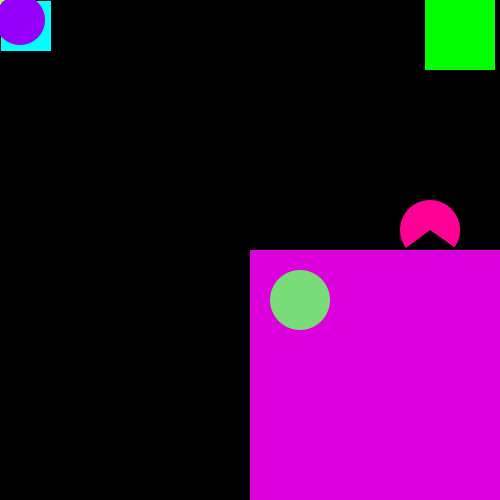
Frame 1 (no input)
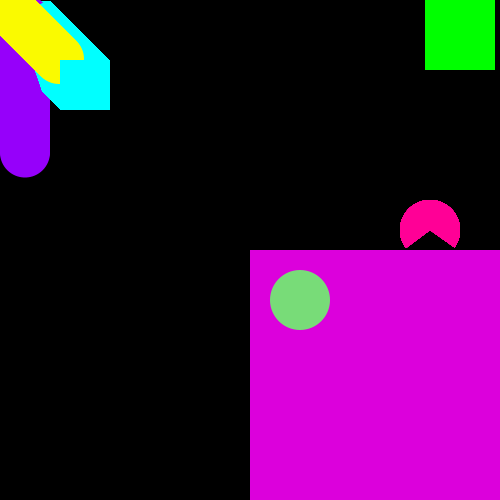
Frame 60 (the mouse pressed at the canvas centre just before this capture)
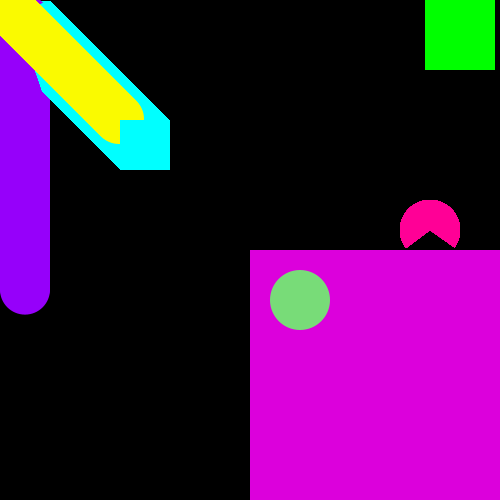
Frame 120 (the mouse held since frame 60 and released just before this capture)

The Processing sketch that drew these frames (run headless with seeded random() and noise(); from frame 60 on, the mouse is pressed at the canvas centre):

// Processing sketch: chain_reaction_1
// ── chain_reaction_1.pde
float x;
float y;
float e=300;
float b=300;
float z=430;
float n=230;
float f=20;
float dz=20;
float speed=2.285;
float state=0;
void setup(){
  size(500,500);
  background(0);
 
} 
void draw(){
  fill(250,250,0);
  noStroke();
  ellipse(x,y,50,50);
  x++;
  y++;
  if (x>250){
    y=240;
  }
  fill (220,0,220);
  noStroke();
  rect(250,250,250,250);
  fill(120,220,120);
  ellipse(e,b,60,60);
  if (x>=(e+10)){
    x--;
    e++;
  }
  if (e>=390){
    e=390;
    b+=10;
  }
  fill (300,0, 150);
 arc(z,n,60,60,2.5,6.9);
 if (e>=(z-10)){
   e--;
 

 }
 fill (0,256,300);
 rect(x,y,50,50);

 fill (150,0,250);
 ellipse(f,dz,50,50);
 if(state==0){
   f=f-speed;
 if(f<25){
   f=25;
   state=2;
 }
 }
 
 else if (state==2){
   dz=dz+speed;
   if(dz>height-20){
     dz=height-20;
     state=3;
   }
 } 
 else if ( state==3){
   f=f+speed;
   if (f>width-50){
     f=width-50;
     state=4;
   }
 }
 else if (state==4){
   dz=dz-speed;
   if (dz<0){
     dz=0;
     state=4;
   }
 }
 fill(0,256,0);
 rect(425,0,70,70);
  
}
